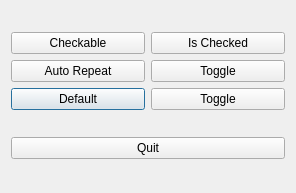
<?xml version="1.0" encoding="UTF-8"?>
<ui version="4.0">
 <class>Dialog</class>
 <widget class="QDialog" name="Dialog">
  <property name="geometry">
   <rect>
    <x>0</x>
    <y>0</y>
    <width>296</width>
    <height>193</height>
   </rect>
  </property>
  <property name="windowTitle">
   <string>Dialog</string>
  </property>
  <layout class="QVBoxLayout" name="verticalLayout">
   <item>
    <layout class="QGridLayout" name="gridLayout">
     <item row="0" column="0">
      <widget class="QPushButton" name="btnCheckable">
       <property name="text">
        <string>Checkable</string>
       </property>
       <property name="checkable">
        <bool>true</bool>
       </property>
       <property name="checked">
        <bool>false</bool>
       </property>
      </widget>
     </item>
     <item row="0" column="1">
      <widget class="QPushButton" name="btnIsChecked">
       <property name="text">
        <string>Is Checked</string>
       </property>
      </widget>
     </item>
     <item row="1" column="0">
      <widget class="QPushButton" name="btnAutoRepeat">
       <property name="text">
        <string>Auto Repeat</string>
       </property>
       <property name="autoRepeat">
        <bool>true</bool>
       </property>
      </widget>
     </item>
     <item row="1" column="1">
      <widget class="QPushButton" name="btnToggleAutoRepeat">
       <property name="text">
        <string>Toggle</string>
       </property>
      </widget>
     </item>
     <item row="2" column="0">
      <widget class="QPushButton" name="btnDefault">
       <property name="text">
        <string>Default</string>
       </property>
       <property name="default">
        <bool>true</bool>
       </property>
      </widget>
     </item>
     <item row="2" column="1">
      <widget class="QPushButton" name="btnToggleDefault">
       <property name="text">
        <string>Toggle</string>
       </property>
      </widget>
     </item>
    </layout>
   </item>
   <item>
    <widget class="QPushButton" name="btnQuit">
     <property name="text">
      <string>Quit</string>
     </property>
    </widget>
   </item>
  </layout>
 </widget>
 <resources/>
 <connections/>
</ui>
